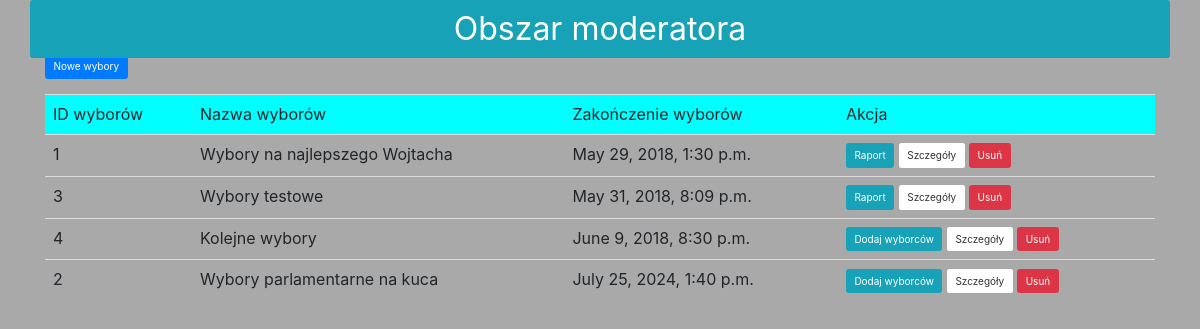
/mod/elections (signed in), run on the app's committed database.
### mysite/models.py (models this page shows, shortened)
class wybory(models.Model):
    ID_WYBOROW = models.AutoField(primary_key=True)
    nazwaWyborow = models.CharField(max_length=100)
    maxLiczbaKandydatowDoPoparcia = models.PositiveIntegerField()
    dataRozpoczecia = models.DateTimeField()
    dataZakonczenia = models.DateTimeField()
    class Meta:
        ordering = ["ID_WYBOROW"]
        db_table = "Wybory"
        verbose_name = "Wybory"
        verbose_name_plural = "Wybory"

### mysite/views.py (the view)
# urls.py: path('mod/elections', views.mod_election_list, name='Wybory mod'),
def mod_election_list(request):
    if request.user.is_authenticated:
        user = request.user
        logged_user = myUser.objects.get(username=user.username)
        if not logged_user.is_mod:
            return render(request, 'access_denied.html')
    else:
        return render(request, 'access_denied.html')
    template = loader.get_template("ModTemplates/mod_election_list.html")
    mylist = []
    all_elections = wybory.objects.all().order_by('dataZakonczenia')
    for x in all_elections:
        if str(datetime.datetime.now(pytz.timezone('Europe/Warsaw'))) < str(x.dataZakonczenia):
            in_time = True
        else:
            in_time = False
        this_election = electionsForList()
        this_election.myElection = x
        this_election.in_time = in_time
        mylist.append(this_election)
    username = 'moderator ' + logged_user.mod_profile.name + ' ' + logged_user.mod_profile.surname
    context = {
        'username': username,
        'all_elections': mylist
    }
    return HttpResponse(template.render(context, request))

### mysite/templates/ModTemplates/mod_election_list.html (shortened to what this page needs)
{% extends "ModTemplates/base_mod.html" %}
{% load bootstrap3 %}
{% block content %}
    <a href="{% url 'Nowe wybory mod' %}" class="btn btn-primary" >Nowe wybory</a>
    <br/><br/>
{% if all_elections %}
<table class="table" align="center">
<tr bgcolor="#00ffff">
    <td>
        ID wyborów
    </td>
    <td>
        Nazwa wyborów
    </td>
    <td>
        Zakończenie wyborów
    </td>
    <td>
        Akcja
    </td>
</tr>
{%for election in all_elections %}
<tr>
    <td>
        {{ election.myElection.ID_WYBOROW }}
    </td>
    <td>
        {{ election.myElection.nazwaWyborow }}
    </td>
    <td>
        {{ election.myElection.dataZakonczenia }}
    </td>
    <td>
        {% if not election.in_time %}
            <a class="btn btn-info" href={% url 'Wyniki wyborów' election.myElection.ID_WYBOROW  %} >Raport</a>
        {% else %}
            <a class="btn btn-info" href="{% url 'Dodaj wyborców mod' election.myElection.ID_WYBOROW %}">Dodaj wyborców</a>
        {% endif %}
        <a class="btn btn-default" href="{% url 'Szczegóły wyborów mod' election.myElection.ID_WYBOROW %}">Szczegóły</a>
        <a class="btn btn-danger" href="{% url 'Usuń wybory' election.myElection.ID_WYBOROW %}">Usuń</a>
    </td>
</tr>
{% endfor %}
</table>
    <br/>
{% else %}
    <br/>
    <div class="alert alert-danger">
    <strong>Brak wyborów</strong>
    </div>
{% endif %}
{% endblock %}

### data on the page
wybory: myElection.ID_WYBOROW "1", myElection.nazwaWyborow "Wybory na najlepszego Wojtacha", myElection.dataZakonczenia "May 29, 2018, 1:30 p.m."
wybory: myElection.ID_WYBOROW "3", myElection.nazwaWyborow "Wybory testowe", myElection.dataZakonczenia "May 31, 2018, 8:09 p.m."
wybory: myElection.ID_WYBOROW "4", myElection.nazwaWyborow "Kolejne wybory", myElection.dataZakonczenia "June 9, 2018, 8:30 p.m."
wybory: myElection.ID_WYBOROW "2", myElection.nazwaWyborow "Wybory parlamentarne na kuca", myElection.dataZakonczenia "July 25, 2024, 1:40 p.m."
